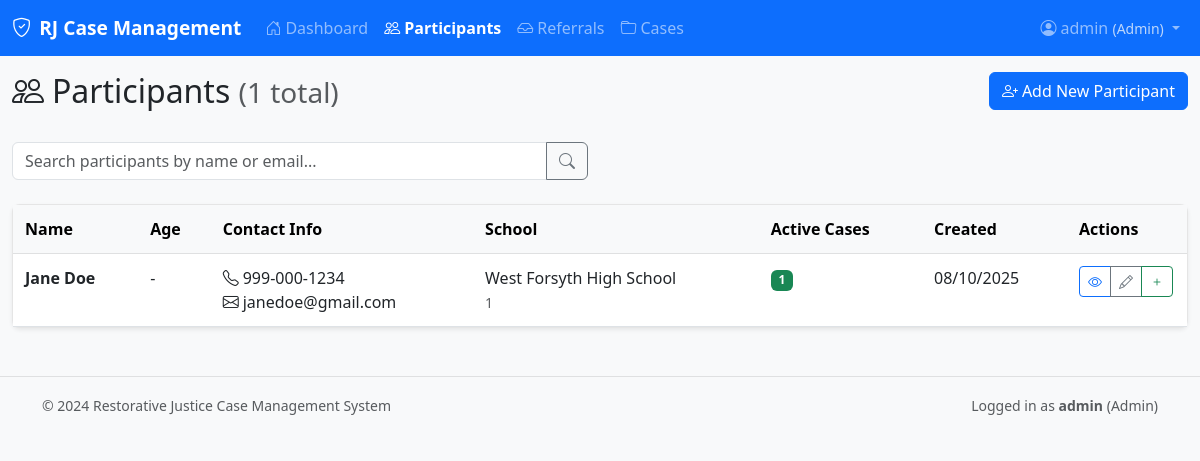
Screenshot of /participants (signed in) with the database file from the repository.
### models.py (models this page shows, shortened)
class User(UserMixin, db.Model):
    __tablename__ = 'users'
    id = db.Column(db.Integer, primary_key=True)
    username = db.Column(db.String(80), unique=True, nullable=False)
    email = db.Column(db.String(120), unique=True, nullable=False)
    password_hash = db.Column(db.String(255), nullable=False)
    role = db.Column(db.String(20), default='volunteer')  # volunteer, coordinator, admin
    created_at = db.Column(db.DateTime, default=datetime.utcnow)
    is_active = db.Column(db.Boolean, default=True)
    processed_referrals = db.relationship('Referral', backref='processor', lazy=True, foreign_keys='Referral.processed_by')
    @property
    def role_display(self):
        return self.role.title()

class Participant(db.Model):
    __tablename__ = 'participants'
    id = db.Column(db.Integer, primary_key=True)
    first_name = db.Column(db.String(50), nullable=False)
    last_name = db.Column(db.String(50), nullable=False)
    date_of_birth = db.Column(db.Date)
    phone = db.Column(db.String(20))
    email = db.Column(db.String(120))
    street_address = db.Column(db.String(200))
    city = db.Column(db.String(50))
    state = db.Column(db.String(20))
    zip_code = db.Column(db.String(10))
    emergency_contact_name = db.Column(db.String(100))
    emergency_contact_phone = db.Column(db.String(20))
    emergency_contact_relationship = db.Column(db.String(50))
    school_name = db.Column(db.String(100))
    grade_level = db.Column(db.String(20))
    race = db.Column(db.String(100))
    ethnicity = db.Column(db.String(100))
    gender_identity = db.Column(db.String(50))
    sex = db.Column(db.String(20))
    pronouns = db.Column(db.String(50))
    family_structure = db.Column(db.String(100))
    allergies = db.Column(db.Text)
    illnesses_disabilities = db.Column(db.Text)
    primary_care_doctor = db.Column(db.String(200))
    emergency_instructions = db.Column(db.Text)
    preferred_contact_method = db.Column(db.String(50))
    preferred_language = db.Column(db.String(50))
    notes = db.Column(db.Text)
    source = db.Column(db.String(20), default='manual')  # manual, referral
    created_at = db.Column(db.DateTime, default=datetime.utcnow)
    updated_at = db.Column(db.DateTime, default=datetime.utcnow, onupdate=datetime.utcnow)
    cases = db.relationship('Case', backref='participant', lazy=True, cascade='all, delete-orphan')
    important_persons = db.relationship('ImportantPerson', backref='participant', lazy=True, cascade='all, delete-orphan')
    referral = db.relationship('Referral', backref='participant_record', lazy=True, uselist=False)
    @property
    def full_name(self):
        return f"{self.first_name} {self.last_name}"
    @property
    def age(self):
        if self.date_of_birth:
            today = datetime.now().date()
            return today.year - self.date_of_birth.year - ((today.month, today.day) < (self.date_of_birth.month, self.date_of_birth.day))
        return None
    @property
    def active_cases(self):
        return [case for case in self.cases if case.status == 'in-progress']

### app.py (the view)
@app.route('/participants')
@login_required
def participants():
    search = request.args.get('search', '')
    page = request.args.get('page', 1, type=int)
    if search:
        participants_query = Participant.query.filter(
            (Participant.first_name.contains(search)) |
            (Participant.last_name.contains(search)) |
            (Participant.email.contains(search))
        )
    else:
        participants_query = Participant.query
    participants = participants_query.order_by(Participant.last_name, Participant.first_name)\
                                   .paginate(page=page, per_page=20, error_out=False)
    return render_template('participants.html', participants=participants, search=search)

### app.py (called while the page is built)
@login_manager.user_loader
def load_user(user_id):
    return User.query.get(int(user_id))

### templates/participants.html (shortened to what this page needs)
{% extends "base.html" %}
{% block content %}
<div class="row mb-4">
    <div class="col-md-8">
        <h2>
            <i class="bi bi-people me-2"></i>Participants
            <small class="text-muted">({{ participants.total }} total)</small>
        </h2>
    </div>
    <div class="col-md-4 text-end">
        <a href="{{ url_for('new_participant') }}" class="btn btn-primary">
            <i class="bi bi-person-plus me-1"></i>Add New Participant
        </a>
    </div>
</div>
<div class="row mb-4">
    <div class="col-md-6">
        <form method="GET" action="{{ url_for('participants') }}">
            <div class="input-group">
                <input type="text" class="form-control" name="search"
                       value="{{ search }}" placeholder="Search participants by name or email...">
                <button class="btn btn-outline-secondary" type="submit">
                    <i class="bi bi-search"></i>
                </button>
            </div>
        </form>
    </div>
</div>
{% if participants.items %}
<div class="card">
    <div class="card-body p-0">
        <div class="table-responsive">
            <table class="table table-hover mb-0">
                <thead class="table-light">
                    <tr>
                        <th>Name</th>
                        <th>Age</th>
                        <th>Contact Info</th>
                        <th>School</th>
                        <th>Active Cases</th>
                        <th>Created</th>
                        <th width="120">Actions</th>
                    </tr>
                </thead>
                <tbody>
                    {% for participant in participants.items %}
                    <tr>
                        <td>
                            <strong>{{ participant.full_name }}</strong>
                        </td>
                        <td>
                            {% if participant.age %}
                                {{ participant.age }} years
                            {% else %}
                                -
                            {% endif %}
                        </td>
                        <td>
                            {% if participant.phone %}
                                <div><i class="bi bi-telephone me-1"></i>{{ participant.phone }}</div>
                            {% endif %}
                            {% if participant.email %}
                                <div><i class="bi bi-envelope me-1"></i>{{ participant.email }}</div>
                            {% endif %}
                        </td>
                        <td>
                            {% if participant.school_name %}
                                {{ participant.school_name }}
                                {% if participant.grade_level %}
                                    <br><small class="text-muted">{{ participant.grade_level }}</small>
                                {% endif %}
                            {% else %}
                                -
                            {% endif %}
                        </td>
                        <td>
                            {% set active = participant.active_cases %}
                            {% if active %}
                                <span class="badge bg-success">{{ active|length }}</span>
                            {% else %}
                                <span class="badge bg-secondary">0</span>
                            {% endif %}
                        </td>
                        <td>{{ participant.created_at.strftime('%m/%d/%Y') }}</td>
                        <td>
                            <div class="btn-group btn-group-sm">
                                <a href="{{ url_for('participant_detail', id=participant.id) }}"
                                   class="btn btn-outline-primary" title="View Details">
                                    <i class="bi bi-eye"></i>
                                </a>
                                <a href="{{ url_for('edit_participant', id=participant.id) }}"
                                   class="btn btn-outline-secondary" title="Edit">
                                    <i class="bi bi-pencil"></i>
                                </a>
                                <a href="{{ url_for('new_case', participant_id=participant.id) }}"
                                   class="btn btn-outline-success" title="New Case">
                                    <i class="bi bi-plus"></i>
                                </a>
                            </div>
                        </td>
                    </tr>
                    {% endfor %}
                </tbody>
            </table>
        </div>
    </div>
</div>
{% endif %}
{% endblock %}

### templates/base.html (shortened to what this page needs)
<!DOCTYPE html>
<html lang="en">
<head>
    <link href="https://cdnjs.cloudflare.com/ajax/libs/bootstrap/5.3.0/css/bootstrap.min.css" rel="stylesheet">
    <link href="https://cdnjs.cloudflare.com/ajax/libs/bootstrap-icons/1.10.0/font/bootstrap-icons.min.css" rel="stylesheet">
    <link href="{{ url_for('static', filename='css/style.css') }}" rel="stylesheet">
</head>
<body>
    <nav class="navbar navbar-expand-lg navbar-dark bg-primary">
        <div class="container-fluid">
            <a class="navbar-brand" href="{{ url_for('dashboard') }}">
                <i class="bi bi-shield-check me-2"></i>RJ Case Management
            </a>
            {% if current_user.is_authenticated %}
            <div class="collapse navbar-collapse" id="navbarNav">
                <ul class="navbar-nav me-auto">
                    <li class="nav-item">
                        <a class="nav-link {{ 'active' if request.endpoint == 'dashboard' }}"
                           href="{{ url_for('dashboard') }}">
                            <i class="bi bi-house-door me-1"></i>Dashboard
                        </a>
                    </li>
                    <li class="nav-item">
                        <a class="nav-link {{ 'active' if request.endpoint in ['participants', 'new_participant', 'participant_detail', 'edit_participant'] }}"
                           href="{{ url_for('participants') }}">
                            <i class="bi bi-people me-1"></i>Participants
                        </a>
                    </li>
                    {% if current_user.role in ['coordinator', 'admin'] %}
                    <li class="nav-item">
                        <a class="nav-link {{ 'active' if request.endpoint in ['referrals', 'referral_detail'] }}"
                           href="{{ url_for('referrals') }}">
                            <i class="bi bi-inbox me-1"></i>Referrals
                        </a>
                    </li>
                    {% endif %}
                    <li class="nav-item">
                        <a class="nav-link {{ 'active' if request.endpoint in ['cases', 'new_case', 'edit_case'] }}"
                           href="{{ url_for('cases') }}">
                            <i class="bi bi-folder me-1"></i>Cases
                        </a>
                    </li>
                </ul>
                <ul class="navbar-nav">
                    <li class="nav-item dropdown">
                        <a class="nav-link dropdown-toggle" href="#" role="button" data-bs-toggle="dropdown">
                            <i class="bi bi-person-circle me-1"></i>{{ current_user.username }}
                            <small class="text-light opacity-75">({{ current_user.role_display }})</small>
                        </a>
                    </li>
                </ul>
            </div>
            {% endif %}
        </div>
    </nav>
    <main class="container-fluid">
        {% block content %}{% endblock %}
    </main>
    <footer class="bg-light text-center text-muted py-3 mt-5">
        <div class="container">
            <div class="row">
                <div class="col-md-6 text-start">
                    <small>&copy; 2024 Restorative Justice Case Management System</small>
                </div>
                <div class="col-md-6 text-end">
                    <small>
                        {% if current_user.is_authenticated %}
                        Logged in as <strong>{{ current_user.username }}</strong> ({{ current_user.role_display }})
                        {% endif %}
                    </small>
                </div>
            </div>
        </div>
    </footer>
</body>
</html>

### static/css/style.css (style rules this page uses)
body { background-color: #f8f9fa; font-family: 'Segoe UI', Tahoma, Geneva, Verdana, sans-serif; }
.navbar-brand { font-weight: 600; font-size: 1.2rem; }
.card { box-shadow: 0 0.125rem 0.25rem rgba(0, 0, 0, 0.075); border: 1px solid rgba(0, 0, 0, 0.1); border-radius: 0.5rem; margin-bottom: 1rem; }
.table > :not(caption) > * > * { border-bottom-width: 1px; padding: 0.75rem; }
.badge { font-size: 0.75em; font-weight: 600; }
.btn { border-radius: 0.375rem; font-weight: 500; }
.btn-group-sm > .btn, .btn-sm { border-radius: 0.25rem; }
.nav-link.active { font-weight: 600; }
footer { border-top: 1px solid rgba(0, 0, 0, 0.1); margin-top: auto; }

### rows the page displays
User: username "admin", role_display "Admin"
Participant: full_name "Jane Doe", phone "999-000-1234", email "janedoe@gmail.com", school_name "West Forsyth High School", grade_level "1", active "1", created_at "08/10/2025"

### other values shown
{{ participants.total }} "1"
